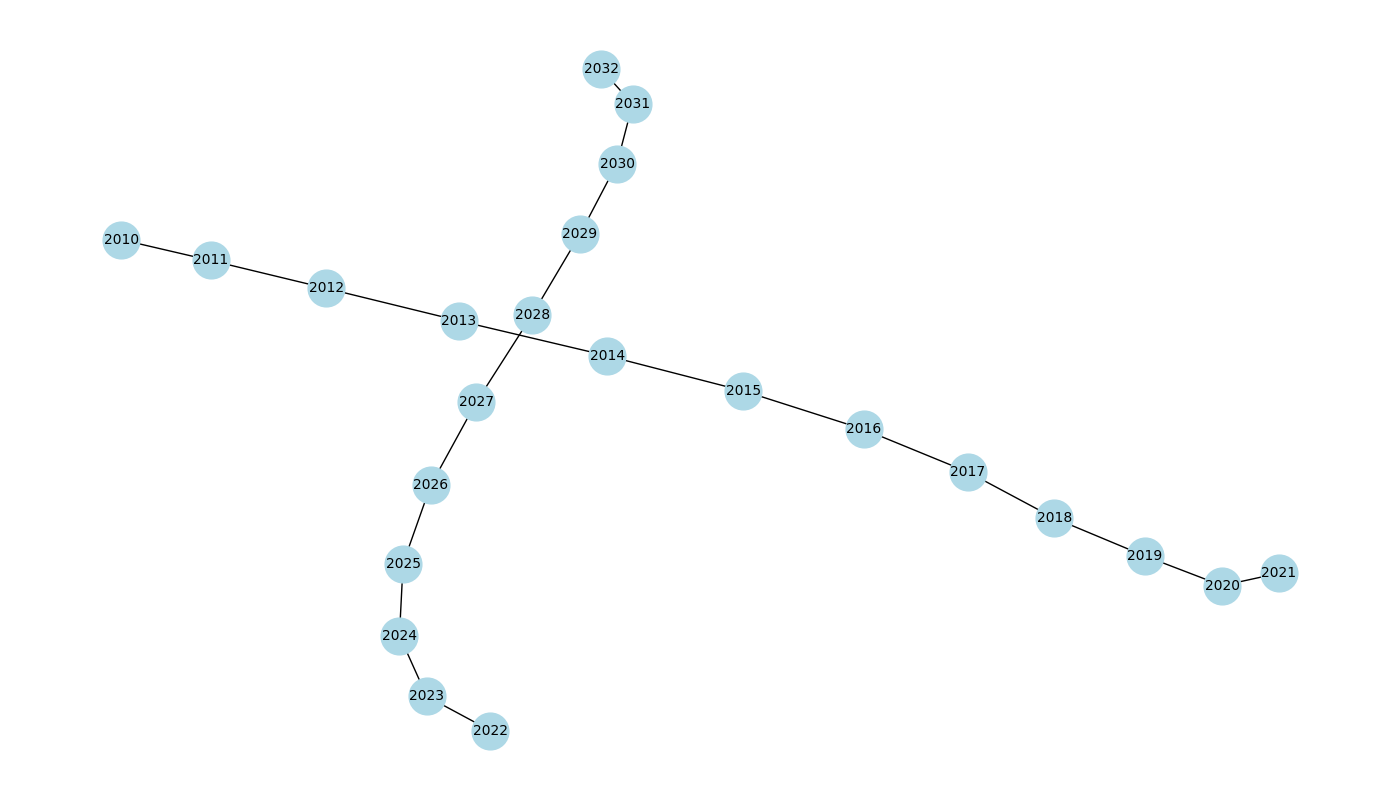

Python code for this plot:
import matplotlib.pyplot as plt
import networkx as nx

nodes = list(range(2010, 2033))
edges = [
    (2010, 2011), (2011, 2012), (2012, 2013), (2013, 2014), (2014, 2015),
    (2015, 2016), (2016, 2017), (2017, 2018), (2018, 2019), (2019, 2020),
    (2020, 2021), (2022, 2023), (2023, 2024), (2024, 2025), (2025, 2026),
    (2026, 2027), (2027, 2028), (2028, 2029), (2029, 2030), (2030, 2031),
    (2031, 2032)
]

G = nx.Graph()
G.add_nodes_from(nodes)
G.add_edges_from(edges)

pos = nx.spring_layout(G)

plt.figure(figsize=(14, 8))
nx.draw(G, pos, with_labels=True, node_size=700, node_color='lightblue', font_size=10)
plt.show()
